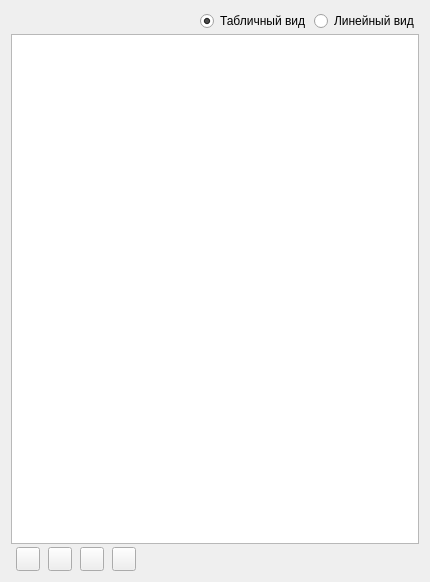
<?xml version="1.0" encoding="UTF-8"?>
<ui version="4.0">
 <class>MemoryPlanningWidget</class>
 <widget class="QWidget" name="MemoryPlanningWidget">
  <property name="geometry">
   <rect>
    <x>0</x>
    <y>0</y>
    <width>430</width>
    <height>582</height>
   </rect>
  </property>
  <property name="windowTitle">
   <string>Form</string>
  </property>
  <layout class="QGridLayout" name="gridLayout">
   <property name="spacing">
    <number>3</number>
   </property>
   <item row="0" column="0">
    <layout class="QHBoxLayout" name="horizontalLayout_3">
     <item>
      <spacer name="horizontalSpacer">
       <property name="orientation">
        <enum>Qt::Horizontal</enum>
       </property>
       <property name="sizeHint" stdset="0">
        <size>
         <width>316</width>
         <height>20</height>
        </size>
       </property>
      </spacer>
     </item>
     <item>
      <widget class="QRadioButton" name="radioButtonGridView">
       <property name="text">
        <string>Табличный вид</string>
       </property>
       <property name="checked">
        <bool>true</bool>
       </property>
      </widget>
     </item>
     <item>
      <widget class="QRadioButton" name="radioButtonLineView">
       <property name="text">
        <string>Линейный вид</string>
       </property>
      </widget>
     </item>
    </layout>
   </item>
   <item row="1" column="0">
    <widget class="MemoryView" name="memoryView"/>
   </item>
   <item row="2" column="0">
    <layout class="QHBoxLayout" name="horizontalLayout">
     <item>
      <widget class="QPushButton" name="pushButtonEmpty">
       <property name="minimumSize">
        <size>
         <width>24</width>
         <height>24</height>
        </size>
       </property>
       <property name="maximumSize">
        <size>
         <width>24</width>
         <height>24</height>
        </size>
       </property>
       <property name="text">
        <string/>
       </property>
       <property name="flat">
        <bool>false</bool>
       </property>
      </widget>
     </item>
     <item>
      <widget class="QPushButton" name="pushButtonFree">
       <property name="minimumSize">
        <size>
         <width>24</width>
         <height>24</height>
        </size>
       </property>
       <property name="maximumSize">
        <size>
         <width>24</width>
         <height>24</height>
        </size>
       </property>
       <property name="text">
        <string/>
       </property>
      </widget>
     </item>
     <item>
      <widget class="QPushButton" name="pushButtonPendingWrite">
       <property name="minimumSize">
        <size>
         <width>24</width>
         <height>24</height>
        </size>
       </property>
       <property name="maximumSize">
        <size>
         <width>24</width>
         <height>24</height>
        </size>
       </property>
       <property name="text">
        <string/>
       </property>
      </widget>
     </item>
     <item>
      <widget class="QPushButton" name="pushButtonPendingRead">
       <property name="minimumSize">
        <size>
         <width>24</width>
         <height>24</height>
        </size>
       </property>
       <property name="maximumSize">
        <size>
         <width>24</width>
         <height>24</height>
        </size>
       </property>
       <property name="text">
        <string/>
       </property>
       <property name="iconSize">
        <size>
         <width>4</width>
         <height>4</height>
        </size>
       </property>
      </widget>
     </item>
     <item>
      <widget class="QLabel" name="labelItemInfo">
       <property name="sizePolicy">
        <sizepolicy hsizetype="Preferred" vsizetype="Preferred">
         <horstretch>0</horstretch>
         <verstretch>0</verstretch>
        </sizepolicy>
       </property>
       <property name="minimumSize">
        <size>
         <width>50</width>
         <height>0</height>
        </size>
       </property>
       <property name="maximumSize">
        <size>
         <width>50</width>
         <height>16777215</height>
        </size>
       </property>
       <property name="text">
        <string/>
       </property>
      </widget>
     </item>
     <item>
      <widget class="QLabel" name="labelUnitInfo">
       <property name="sizePolicy">
        <sizepolicy hsizetype="Expanding" vsizetype="Preferred">
         <horstretch>0</horstretch>
         <verstretch>0</verstretch>
        </sizepolicy>
       </property>
       <property name="maximumSize">
        <size>
         <width>210</width>
         <height>16777215</height>
        </size>
       </property>
       <property name="text">
        <string/>
       </property>
      </widget>
     </item>
    </layout>
   </item>
  </layout>
 </widget>
 <customwidgets>
  <customwidget>
   <class>MemoryView</class>
   <extends>QGraphicsView</extends>
   <header>memoryview.h</header>
  </customwidget>
 </customwidgets>
 <resources/>
 <connections/>
</ui>
